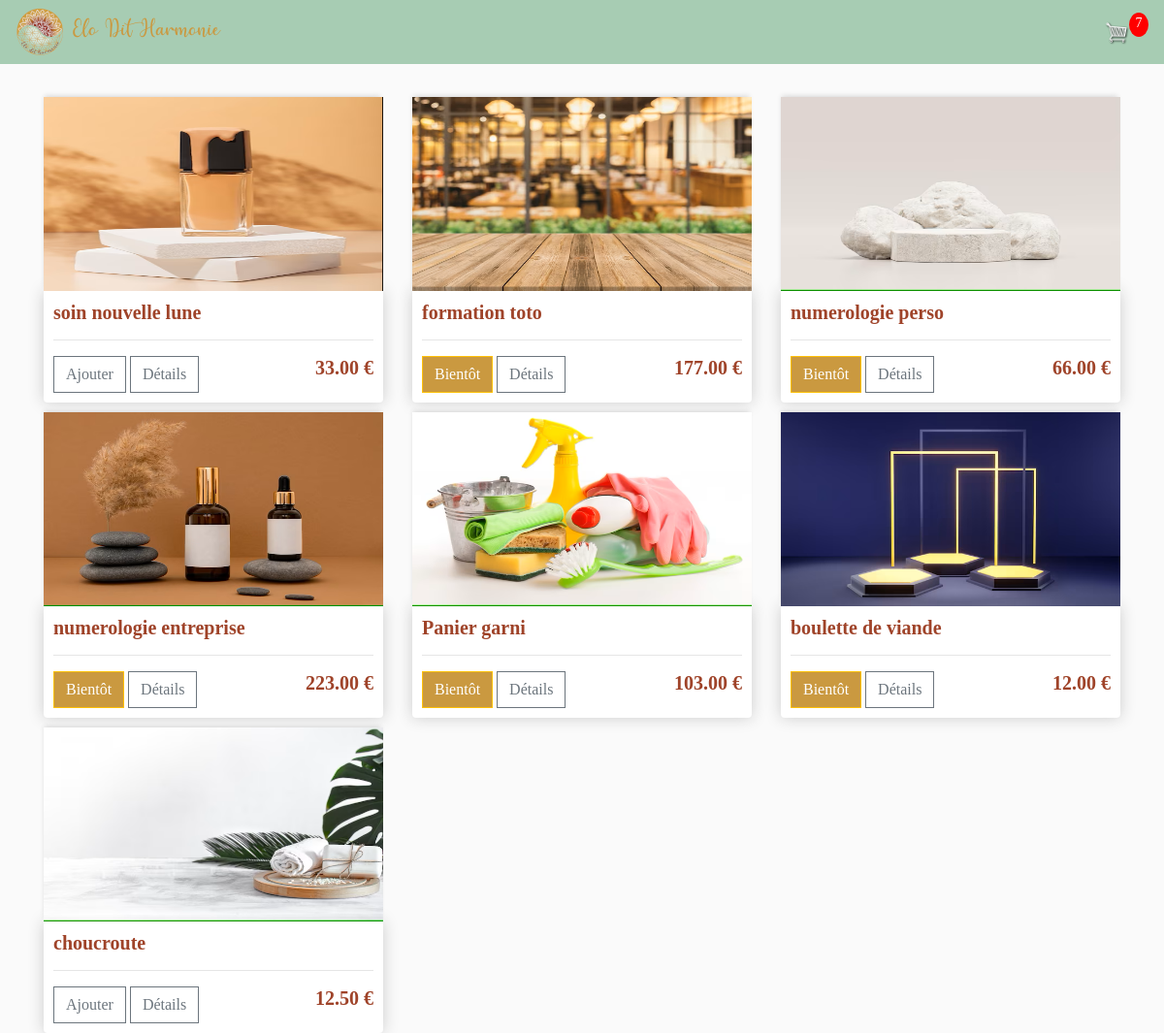
The app's page / (signed in) with its own data.
### exampleApp/models.py (models this page shows, shortened)
class Product(models.Model):
    name = models.CharField(max_length=200,null=True)
    price = models.DecimalField(max_digits=7, decimal_places=2)
    digital = models.BooleanField(default=False, null=True, blank=True)
    available = models.BooleanField(default=False, null=True, blank=True)
    description = models.TextField(default="Pas d'informations",null=True, blank=True)
    image = models.ImageField(null=True, blank=True)
    @property
    def imageURL(self):
        try:
            url = self.image.url
        except:
            url = ''
        return url

### exampleApp/views.py (the view)
# urls.py: path('', views.store, name="store"),
def store(request):
     data = cartData(request)
     cartItems = data['cartItems']
     products = Product.objects.all()
     context = {'products':products, 'cartItems':cartItems}
     return render(request, 'exampleapp/store.html', context)

### exampleApp/models.py (called while the page is built)
    @property
    def get_cart_items(self):
        orderitems = self.orderitem_set.all()
        total = sum([item.quantity for item in orderitems])
        return total

### exampleApp/utils.py (called while the page is built)
def cartData(request):
    if request.user.is_authenticated:
        customer = request.user.customer
        order, created = Order.objects.get_or_create(customer=customer, complete=False)
        items = order.orderitem_set.all()
        cartItems = order.get_cart_items
    else:
        cookieData = cookieCart(request)
        cartItems = cookieData['cartItems']
        order = cookieData['order']
        items = cookieData['items']
    return {'items':items, 'order':order, 'cartItems':cartItems}

### exampleApp/templates/exampleApp/store.html (shortened to what this page needs)
{% extends 'exampleapp/main.html' %}
{% load static %}
{% block content %}
<div class="row">
     {% for product in products %}
     <div class="col-lg-4">
          <img class="thumbnail" src="{{product.imageURL}}">
          <div class="box-element product">
               <h5><strong>{{product.name}}</strong></h5>
               <hr>
               {% if product.available %}
               <button data-product="{{product.id}}" data-action="add" class="btn btn-outline-secondary add-btn update-cart">Ajouter</button>
               {% else %}
               <a class="btn btn-warning couleur-or">Bientôt</a>
               {% endif %}
               <button data-productname="{{product.name}}" data-productdescr="{{product.description}}" class="btn btn-outline-secondary more-details">Détails</button>
               <h5 style="float: right"><strong>{{product.price|floatformat:2}} €</strong></h5>
          </div>
     </div>
     {% endfor %}
</div>
{% endblock content %}

### static/CSS/main.css (style rules this page uses)
body { background-color: hsl(0, 0%, 98%); color: #9f4329; font-family: 'garamont'; }
.box-element { box-shadow:hsl(0, 0%, 80%) 0 0 16px; background-color: #fff; border-radius: 4px; padding: 10px; }
.thumbnail { width: 100%; height: 200px; -webkit-box-shadow: -1px -3px 5px -2px rgba(214,214,214,1); -moz-box-shadow: -1px -3px 5px -2px rgba(214,214,214,1); box-shadow: -1px -3px 5px -2px rgba(214,214,214,1); }
.product { border-radius: 0 0 4px 4px; }
.couleur-or { background-color: #CA9940!important; color: #ffffff!important; }
.col-lg-4, .col-lg-6, .col-lg-8, .col-lg-12 { margin-top: 10px; }
.btn { border-radius: 0; }

### records on screen
Product: imageURL (picture), name "soin nouvelle lune", price "33.00"
Product: imageURL (picture), name "formation toto", available "Bientôt", price "177.00"
Product: imageURL (picture), name "numerologie perso", available "Bientôt", price "66.00"
Product: imageURL (picture), name "numerologie entreprise", available "Bientôt", price "223.00"
Product: imageURL (picture), name "Panier garni", available "Bientôt", price "103.00"
Product: imageURL (picture), name "boulette de viande", available "Bientôt", price "12.00"
Product: imageURL (picture), name "choucroute", price "12.50"

### other values on screen
{{ cartItems }} "7"
